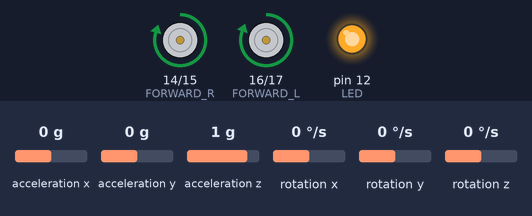
Bench run of a sketch on a simulated Arduino Uno, built with avr-gcc and run on an emulated ATmega328P. Shown: motor-driver pin pairs drawn as motors (green arrow = first pin HIGH = forward, orange = second pin HIGH = backward, longer = more drive, scaled by the enable pin), output pins drawn as LEDs (lit = HIGH). Inputs (shaded band) come from the test bench; at power-on: acceleration x 0 g, acceleration y 0 g, acceleration z 1 g, rotation x 0 °/s, rotation y 0 °/s, rotation z 0 °/s.

Above: at 0.1 s.
At 1.4 s:
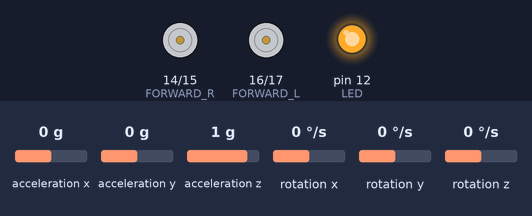
At 1.9 s:
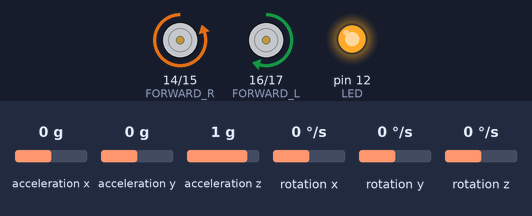
Timing chart, 0 to 3.4 s (numbered marks = the images above):
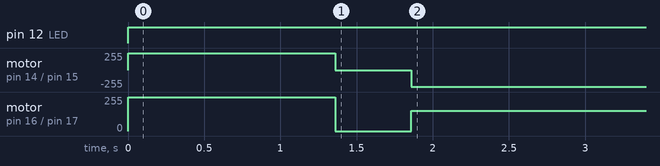

The sketch:

Moving_To_Position.ino
```cpp
#include <MPU9250.h>

// Movement pins
#define FORWARD_R 14
#define FORWARD_L 16
#define REVERSE_R 15
#define REVERSE_L 17
#define SPEED_R 6
#define SPEED_L 5

// Signaling LED
#define LED 12

// 9-Axis Sensor
MPU9250 IMU(Wire, 0x68); // an MPU9250 object with the MPU-9250 sensor on I2C bus 0 with address 0x68

//  STATE
float displacement[] = {0, 0};
float orientation[] = {0, 1}; // Car is assumed to always start facing positive Y direction

void setup() {
  Serial.begin(9600);

  pinMode(FORWARD_R, OUTPUT);
  pinMode(FORWARD_L, OUTPUT);
  pinMode(REVERSE_R, OUTPUT);
  pinMode(REVERSE_L, OUTPUT);
  pinMode(SPEED_R, OUTPUT);
  pinMode(SPEED_L, OUTPUT);

  pinMode(LED, OUTPUT);

  // start communication with IMU and attemp to calibrate biases
  // see https://github.com/bolderflight/MPU9250 for details
  int IMUstatus = IMU.begin();
  if (IMUstatus < 0) {
    Serial.println("IMU initialization unsuccessful");
    Serial.println("Check IMU wiring or try cycling power");
    Serial.print("Status: ");
    Serial.println(IMUstatus);
    while(1) {} // TODO beep annoyingly
  }
  // Set accelerometer range
  IMUstatus = IMU.setAccelRange(MPU9250::ACCEL_RANGE_4G);
  if (IMUstatus < 0) {
    Serial.println("Failed to set acceleration range");
    Serial.println(IMUstatus);
    while(1) {} // TODO beep annoyingly
  }
  // Set gyroscope range
  IMUstatus = IMU.setGyroRange(MPU9250::GYRO_RANGE_500DPS);
  if (IMUstatus < 0) {
    Serial.println("Failed to set gyroscope range");
    Serial.println(IMUstatus);
    while(1) {} // TODO beep annoyingly
  }

  // RUN ONCE

  float p1[] = {0, 100};
  float p2[] = {50, 100};
  float p3[] = {50, 0};
  float p4[] = {-50, 0};
  float p5[] = {-50, -100};
  float p6[] = {0, -100};
  float p7[] = {0, 0};

  goTo(p1);
  goTo(p2);
  goTo(p3);
  goTo(p4);
  goTo(p5);
  goTo(p6);
  goTo(p7);
}

void loop() {
}

// ---------- FUNCTIONS ---------- //

float randToDegree(float rads) {
  return rads * (180.0 / PI);
}

float angleBetween(float a[], float b[]) { // vector a and b must be 2D
  return acos( (dotProduct(a, b)) / (magnitude(a) * magnitude(b)) );
}

float dotProduct(float a[], float b[]) { // vector a and b must be 2D
  return a[0]*b[0] + a[1]*b[1];
}

float magnitude(float a[]) { // vector a must be 2D
  return sqrt(a[0]*a[0] + a[1]*a[1]);
}

// Returns Z component of cross product a X b, assuming z = 0 for both
// Use this to know shortest turn between to orientation vectors
float crossProductZ(float a[], float b[]) { // vector a and b must be 2D
  return a[0]*b[1] - a[1]*b[0];
}

// Rotates a vector counterclockwise for positive angle in radians
void rotateVector(float angle, float vector[]) {
  float inputVector[] = {vector[0], vector[1]};
  vector[0] = inputVector[0]*cos(angle) - inputVector[1]*sin(angle);
  vector[1] = inputVector[0]*sin(angle) + inputVector[1]*cos(angle);
}

void align(float alignToVector[]) { // vector must be 2D
  float turnSpeedRatio = 0.6;
  float radError = 0.001745; // radian difference between orientation and alignToAngle to stop motion at
  float correctSlidingRad = 0; //0.0872665;

  unsigned long lastTime;
  float radialVelocity;
  if (angleBetween(orientation, alignToVector) < radError) {
    return; // no turn required
  } else if (crossProductZ(orientation, alignToVector) > 0) {
    // turn left
    analogWrite(SPEED_R, 252 * turnSpeedRatio);
    analogWrite(SPEED_L, 255 * turnSpeedRatio);
    digitalWrite(FORWARD_R, HIGH);
    digitalWrite(REVERSE_L, HIGH);
  } else {
    // turn right
    analogWrite(SPEED_R, 252 * turnSpeedRatio);
    analogWrite(SPEED_L, 255 * turnSpeedRatio);
    digitalWrite(FORWARD_L, HIGH);
    digitalWrite(REVERSE_R, HIGH);
  }
  digitalWrite(LED, HIGH);

  lastTime = micros();
  while (angleBetween(orientation, alignToVector) > radError + correctSlidingRad) {
    // read the sensor
    IMU.readSensor();

    unsigned long endTime = micros();
    unsigned long lapseTime = endTime - lastTime;
    lastTime = endTime;

    radialVelocity = -IMU.getGyroZ_rads();

    rotateVector(radialVelocity * (lapseTime / 1000000.0), orientation);
  }

  stopMotion();
  // Ensure motion has stopped, while recording orientation updates.
  do {
    // read the sensor
    IMU.readSensor();

    unsigned long endTime = micros();
    unsigned long lapseTime = endTime - lastTime;
    lastTime = endTime;

    radialVelocity = -IMU.getGyroZ_rads();

    rotateVector(radialVelocity * (lapseTime / 1000000.0), orientation);
  } while (abs(radialVelocity) > 0.001);
  digitalWrite(LED, LOW);
} // end align

void stopMotion() {
  analogWrite(SPEED_R, 0);
  analogWrite(SPEED_L, 0);

  digitalWrite(FORWARD_R, LOW);
  digitalWrite(FORWARD_L, LOW);
  digitalWrite(REVERSE_R, LOW);
  digitalWrite(REVERSE_L, LOW);
}

// Normalize the referenceVector and update results to saveVector.
void normalize(float referenceVector[], float saveVector[]) { // Vectors must be 2D
  float refMagnitude = magnitude(referenceVector);
  saveVector[0] = referenceVector[0] / refMagnitude;
  saveVector[1] = referenceVector[1] / refMagnitude;
}

void forward(float dist) {
  // ms = 13.602*cm + 133.58
  // cm = 0.0734*ms - 9.5645
  // empirically calibrated and tested on multiple floor materials. May change with battery levels.

  float correctSliddingDist = 10; // cm, empirically calibrated

  if (dist == 0) { return; }

  analogWrite(SPEED_R, 252);
  analogWrite(SPEED_L, 255);
  digitalWrite(FORWARD_R, HIGH);
  digitalWrite(FORWARD_L, HIGH);

  digitalWrite(LED, HIGH);

  float normalizedOrientation[2];
  normalize(orientation, normalizedOrientation);

  unsigned long travelTime = (13.602*(dist - correctSliddingDist) + 133.58) * 1000;
  unsigned long lastTime = micros();
  do {
  } while (micros() < lastTime + travelTime);
  lastTime = micros();

  // Update position state
  displacement[0] += (dist) * normalizedOrientation[0];
  displacement[1] += (dist) * normalizedOrientation[1];

  stopMotion();
  delay(500);
  digitalWrite(LED, LOW);
} // end forward

// Used to tell car to go to specific location by a direct line from its current position to pos
void goTo(float pos[]) {
  float requiredMovement[] = {pos[0] - displacement[0], pos[1] - displacement[1]};
  float distance = magnitude(requiredMovement);

  align(requiredMovement);
  forward(distance);
}
```

Measured:
- by itself, pin 12 (LED): LOW → HIGH at 0.00 s
- by itself, motor on pin 16 (FORWARD_L) / pin 17 (REVERSE_L): stopped → forward 255/255 at 0.00 s, → stopped 1.4 s later, → forward 153/255 0.50 s later
- by itself, motor on pin 14 (FORWARD_R) / pin 15 (REVERSE_R): stopped → forward 252/255 at 0.00 s, → stopped 1.4 s later, → backward 252/255 0.50 s later
